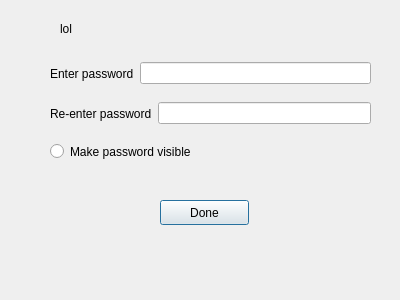
<?xml version="1.0" encoding="UTF-8"?>
<ui version="4.0">
 <class>UpdatePassword</class>
 <widget class="QDialog" name="UpdatePassword">
  <property name="geometry">
   <rect>
    <x>0</x>
    <y>0</y>
    <width>400</width>
    <height>300</height>
   </rect>
  </property>
  <property name="windowTitle">
   <string>Dialog</string>
  </property>
  <widget class="QRadioButton" name="radioButton">
   <property name="geometry">
    <rect>
     <x>50</x>
     <y>140</y>
     <width>311</width>
     <height>23</height>
    </rect>
   </property>
   <property name="text">
    <string>Make password visible</string>
   </property>
  </widget>
  <widget class="QPushButton" name="pushButton">
   <property name="geometry">
    <rect>
     <x>160</x>
     <y>200</y>
     <width>89</width>
     <height>25</height>
    </rect>
   </property>
   <property name="text">
    <string>Done</string>
   </property>
  </widget>
  <widget class="QLabel" name="label_3">
   <property name="geometry">
    <rect>
     <x>60</x>
     <y>20</y>
     <width>67</width>
     <height>17</height>
    </rect>
   </property>
   <property name="text">
    <string>lol</string>
   </property>
  </widget>
  <widget class="QWidget" name="">
   <property name="geometry">
    <rect>
     <x>50</x>
     <y>60</y>
     <width>321</width>
     <height>27</height>
    </rect>
   </property>
   <layout class="QHBoxLayout" name="horizontalLayout">
    <item>
     <widget class="QLabel" name="label">
      <property name="text">
       <string>Enter password</string>
      </property>
     </widget>
    </item>
    <item>
     <widget class="QLineEdit" name="pass1">
      <property name="echoMode">
       <enum>QLineEdit::Password</enum>
      </property>
     </widget>
    </item>
   </layout>
  </widget>
  <widget class="QWidget" name="">
   <property name="geometry">
    <rect>
     <x>50</x>
     <y>100</y>
     <width>321</width>
     <height>27</height>
    </rect>
   </property>
   <layout class="QHBoxLayout" name="horizontalLayout_2">
    <item>
     <widget class="QLabel" name="label_2">
      <property name="text">
       <string>Re-enter password</string>
      </property>
     </widget>
    </item>
    <item>
     <widget class="QLineEdit" name="pass2">
      <property name="echoMode">
       <enum>QLineEdit::Password</enum>
      </property>
     </widget>
    </item>
   </layout>
  </widget>
 </widget>
 <resources/>
 <connections/>
</ui>
